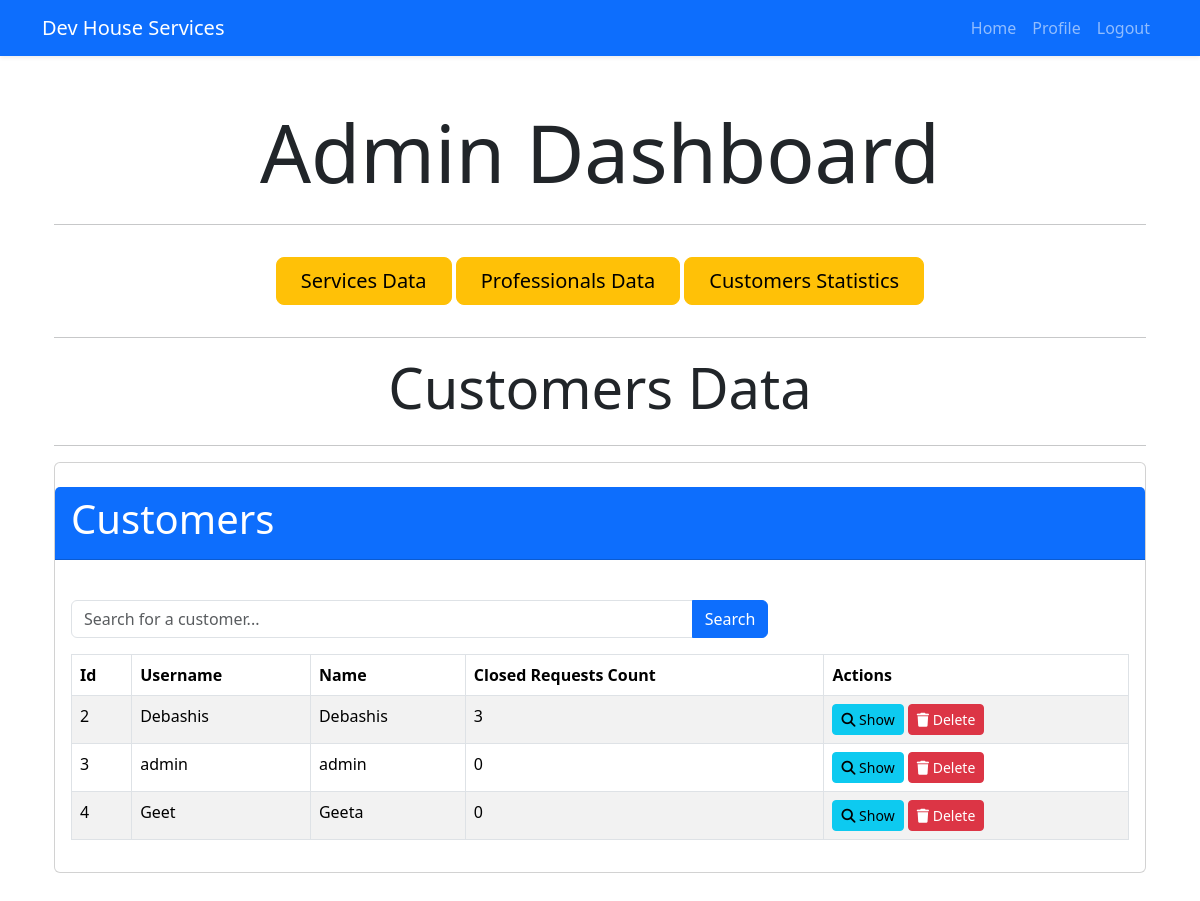
The app's page /admin_users (signed in) with its own data.
### models.py (models this page shows)
class User(db.Model):
    id = db.Column(db.Integer, primary_key=True)
    username = db.Column(db.String(36), unique=True)
    passhash = db.Column(db.String(256), nullable=False)
    name = db.Column(db.String(36), nullable=False)
    address = db.Column(db.String(70), nullable=False)
    pin = db.Column(db.Integer, nullable=False)
    contact = db.Column(db.String(15), nullable=False)
    is_admin = db.Column(db.Boolean, default=False, nullable=False)
    requests = db.relationship('Request', backref='user', lazy=True)
    def closed_requests_count(self):
        return sum(1 for request in self.requests if request.status == 'Closed')

class Request(db.Model):
    id = db.Column(db.Integer, primary_key=True)
    date_sent = db.Column(db.Date, default=func.current_date())
    date_of_job = db.Column(db.Date)
    service_id = db.Column(db.Integer, db.ForeignKey('services.id'), nullable=True)
    worker_id = db.Column(db.Integer, db.ForeignKey('worker.id'), nullable=True)
    user_id = db.Column(db.Integer, db.ForeignKey('user.id'), nullable=True)
    status = db.Column(db.String(20), default="Pending")
    job_id = db.Column(db.Integer, db.ForeignKey('job.id'), nullable=True)
    special_instructions = db.Column(db.String(255), nullable=True)

### routs.py (the view)
@app.route("/admin_users")
@admin_required
def admin_users():
    search_query = request.args.get('search', '')
    if search_query:
        users = User.query.filter(User.username.like(f'%{search_query}%')).all()
    else:
        users = User.query.all()
    return render_template("admin/customers.html", users=users, search_query=search_query)

### routs.py (called while the page is built)
def admin_required(func):
    @wraps(func)
    def inner(*args, **kwargs):
        if 'user_id' not in session:
            flash('Please login to continue')
            return redirect(url_for('login'))
        user = User.query.get(session['user_id'])
        if not user.is_admin:
            flash('You are not authorized to access this page')
            return redirect(url_for('index'))
        return func(*args, **kwargs)
    return inner

### templates/admin/customers.html (shortened to what this page needs)
{% extends 'layout.html' %}
{% block content %}
    <div class="container mt-5">
        <h1 class="display-1 text-center mb-4">Admin Dashboard</h1> <hr>
        <div class="text-center">
            <a href="{{ url_for('admin') }}" class="btn btn-warning btn-lg mt-3 mb-3 px-4 py-2">
                Services Data
            </a>
            <a href="{{ url_for('admin_workers') }}" class="btn btn-warning btn-lg mt-3 mb-3 px-4 py-2">
                Professionals Data
            </a>
            <a href="{{ url_for('admin_customers_chart') }}" class="btn btn-warning btn-lg mt-3 mb-3 px-4 py-2">
                Customers Statistics
            </a>
        </div>
        <hr>
        <h1 class="display-4 text-center mb-4">Customers Data</h1>
        <hr>
        <div class="card mb-5">
            <div class="card-header bg-primary text-white d-flex justify-content-between align-items-center my-4">
                <h2 class="display-6">Customers</h2>
            </div>
            <div class="card-body">
                <div class="row mb-3">
                    <div class="col-md-8">
                        <form method="GET" action="{{ url_for('admin_users') }}" class="input-group">
                            <input type="text" name="search" class="form-control" placeholder="Search for a customer..." value="{{ search_query }}">
                            <button type="submit" class="btn btn-primary">Search</button>
                        </form>
                    </div>
                </div>
                <div class="table-responsive">
                    <table class="table table-striped table-bordered">
                        <thead class="thead-dark">
                            <tr>
                                <th>Id</th>
                                <th>Username</th>
                                <th>Name</th>
                                <th>Closed Requests Count</th>
                                <th>Actions</th>
                            </tr>
                        </thead>
                        <tbody>
                            {% for user in users %}
                                <tr>
                                    <td>{{ user.id }}</td>
                                    <td>{{ user.username }}</td>
                                    <td>{{ user.name }}</td>
                                    <td>{{ user.closed_requests_count() }}</td>
                                    <td>
                                        <a href="{{ url_for('view_admin_user', user_id=user.id) }}" class="btn btn-info btn-sm">
                                            <i class="fa fa-search"></i> Show
                                        </a>
                                        <a href="{{ url_for('delete_admin_user', user_id=user.id) }}" class="btn btn-danger btn-sm">
                                            <i class="fa fa-trash"></i> Delete
                                        </a>
                                    </td>
                                </tr>
                            {% endfor %}
                        </tbody>
                    </table>
                </div>
            </div>
        </div>
    </div>
{% endblock %}

### records on screen
User: id "2", username "Debashis", name "Debashis", closed_requests_count "3"
User: id "3", username "admin", name "admin", closed_requests_count "0"
User: id "4", username "Geet", name "Geeta", closed_requests_count "0"
